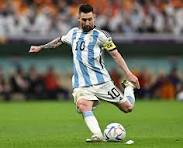
#> input picture opencv/messi_photo.jpg, 183 x 148 px
$ python a2.py
#> lines starting #> are read from the running program, lines starting #| are printed output that depends on the picture; after the words box and inside, x2 and y2 are one past the last pixel; in counts of white or black regions, pixels touching at a corner belong together
import cv2
file=input("Enter the filename: ")
#> the answer given: messi_photo.jpg
file_name=rf"{file}"
img=cv2.imread(file_name)
#> img is the input picture: shape (148, 183, 3); mean B, G, R 88.1, 118.9, 113.3
image=cv2.resize(img,(400,400))
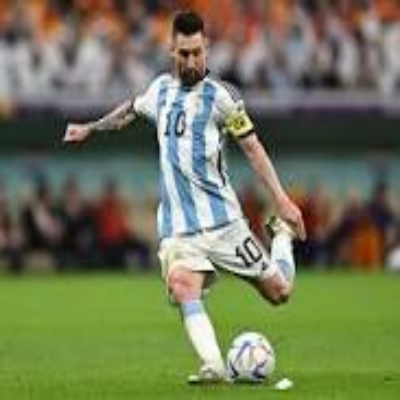
#> image: shape (400, 400, 3); mean B, G, R 87.9, 118.8, 113.2
op=int(input("enter 1 for draw a line\nEnter 2 for draw a circle\nenter 3 for draw a retangle\nEnter 4 for put text on it\n"))
#> the answer given: 1
if op==1:
    x1=int(input("enter the value of x1: "))
#> the answer given: 3
    x2=int(input("enter the value of x2: "))
#> the answer given: 3
    x3=int(input("enter the value of x3: "))
#> the answer given: 3
    x4=int(input("enter the value of x4: "))
#> the answer given: 3
    cv2.line(image,(x1,x2),(x3,x4),(255,0,0),1)
#> image: shape (400, 400, 3); under 0.01% of pixels changed, all inside (x1, y1, x2, y2) = (3, 3, 4, 4)

#> (the run stopped early here; a loop or call above may not have finished)

$ run again, on opencv/envy.jpg
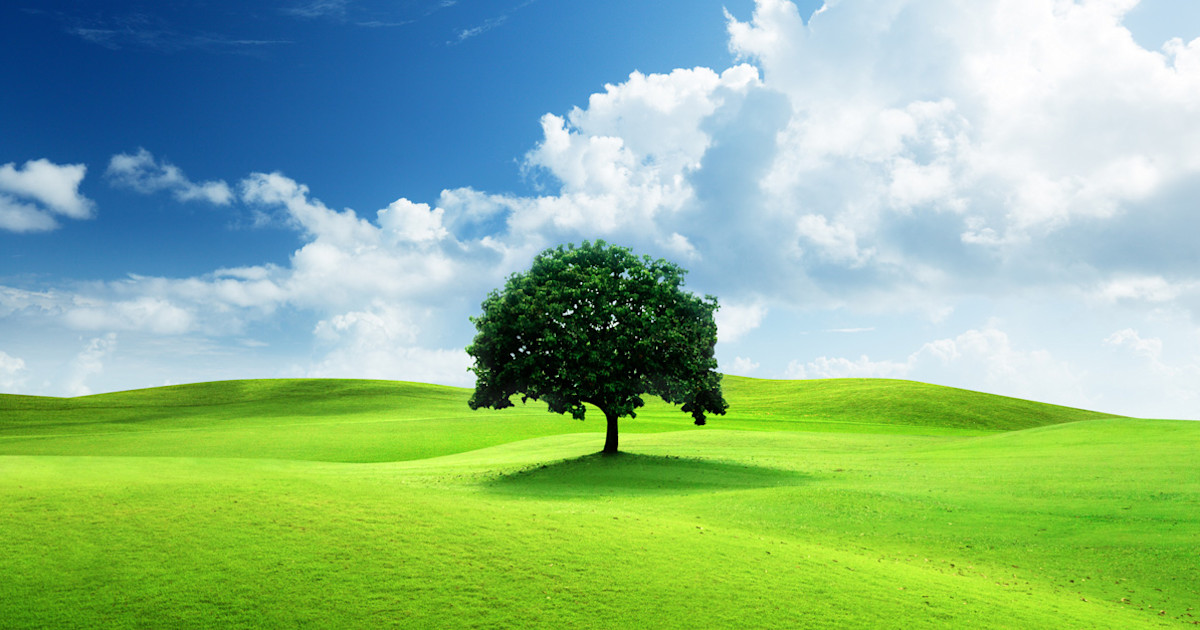
#> input picture opencv/envy.jpg, 1200 x 630 px
#> img is the input picture: shape (630, 1200, 3); mean B, G, R 139.9, 183.6, 139.8
#> `image=cv2.resize(img,(400,400))`:
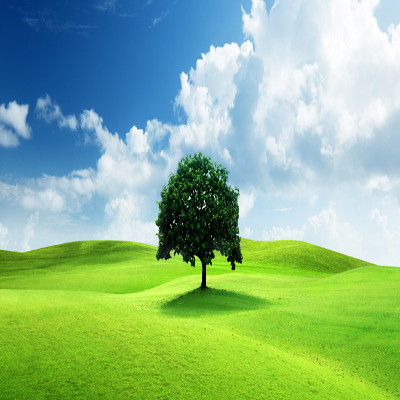
#> image: shape (400, 400, 3); mean B, G, R 139.8, 183.5, 139.7
